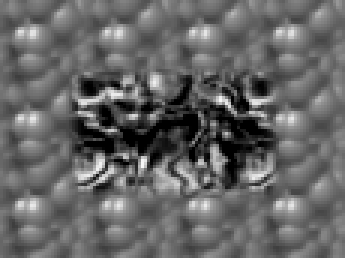
%> input picture ps6_matlab_Kerstetter_Jacob/input/TestSeq/Shift0.png, 115 x 86 px, shrunk from 320 x 240 before the run (shown 3 times larger)
$ octave ps6.m   (GNU Octave 9; MATLAB toolbox functions it lacks are replaced by stand-ins)
%> lines starting %> are read from the running program, lines starting %| are printed output that depends on the picture
### ps6_matlab_Kerstetter_Jacob/lk.m
function [u, v] = lk(img1, img2, windowSize)

[rows, cols] = size(img1);
offset = floor(windowSize / 2);

% create templates for u and v
u = zeros(rows, cols);
v = zeros(rows, cols);

% calculate gradients
Ix = imfilter(img1, [-1, 1]);
Iy = imfilter(img1, [-1; 1]);
Ix_sq = Ix .^ 2;
Iy_sq = Iy .^ 2;
IxIy = Ix .* Iy;

It = img2 - img1;
IxIt = Ix .* It;
IyIt = Iy .* It;

% loop over all pixels
for i = 1+offset:rows-offset
    for j = 1+offset:cols-offset
        % create M and v matrices for given window size
        M = [sum(sum(Ix_sq(i-offset:i+offset, j-offset:j+offset))), sum(sum(IxIy(i-offset:i+offset, j-offset:j+offset)));
             sum(sum(IxIy(i-offset:i+offset, j-offset:j+offset))), sum(sum(Iy_sq(i-offset:i+offset, j-offset:j+offset)))];
        v_vec = [-sum(sum(IxIt(i-offset:i+offset, j-offset:j+offset))); -sum(sum(IyIt(i-offset:i+offset, j-offset:j+offset)))];

        % assign values of d to u and v matrices
        d = pinv(M) * v_vec;
        u(i, j) = d(1);
        v(i, j) = d(2);
    end
end

end

### ps6_matlab_Kerstetter_Jacob/ps6.m
% Jacob Kerstetter
% 4406239
% ECE1390 PS6

clear
clc

%% 1-a: Load the two motion sets and run LK on them
% load in images
shift0 = im2double(imread(fullfile('input', 'TestSeq', 'Shift0.png')));
%> shift0: size 86x115 double; min 0, max 0.965, mean 0.399
shiftR2 = im2double(imread(fullfile('input', 'TestSeq', 'ShiftR2.png')));
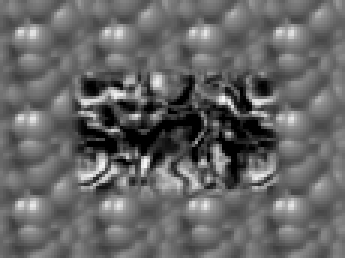
%> input picture ps6_matlab_Kerstetter_Jacob/input/TestSeq/ShiftR2.png, 115 x 86 px, shrunk from 320 x 240 before the run (shown 3 times larger)
%> shiftR2: size 86x115 double; min 0, max 0.973, mean 0.399
shiftR5U5 = im2double(imread(fullfile('input', 'TestSeq', 'ShiftR5U5.png')));
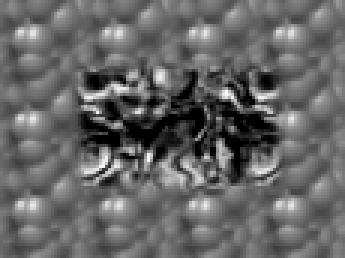
%> input picture ps6_matlab_Kerstetter_Jacob/input/TestSeq/ShiftR5U5.png, 115 x 86 px, shrunk from 320 x 240 before the run (shown 3 times larger)
%> shiftR5U5: size 86x115 double; min 0, max 0.976, mean 0.4

% plot and save both sets
[u1, v1] = lk(imgaussfilt(shift0, 3), imgaussfilt(shiftR2, 3), 9);
%> after the loop in lk, `for i = 1+offset:rows-offset`:
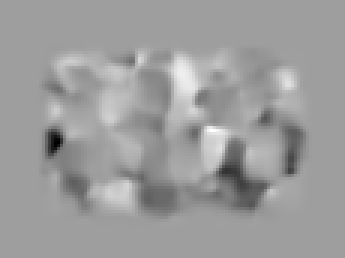
%> v: size 86x115 double (shown 3 times larger); min -0.826, max 0.504, mean -0.00756; drawn with min black and max white
imagesc([u1, v1])
colormap jet
colorbar
saveas(gcf, fullfile('output', 'ps6-1-a-1.png'))

[u2, v2] = lk(imgaussfilt(shift0, 3), imgaussfilt(shiftR5U5, 3), 9);
%> call 2 of lk, with windowSize = 9
%> after the loop in lk (call 2), `for i = 1+offset:rows-offset`:
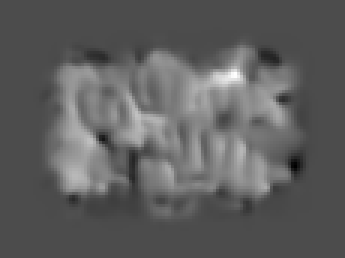
%> u: size 86x115 double (shown 3 times larger); min -1.69, max 3.97, mean 0.412; drawn with min black and max white
%> after the loop in lk (call 2), `for i = 1+offset:rows-offset`:
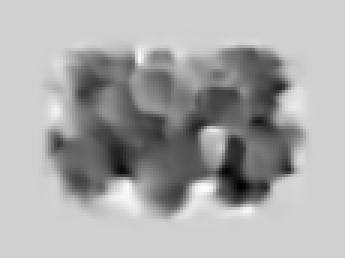
%> v: size 86x115 double (shown 3 times larger); min -3.11, max 0.701, mean -0.559; drawn with min black and max white
imagesc([u2, v2])
colormap jet
colorbar
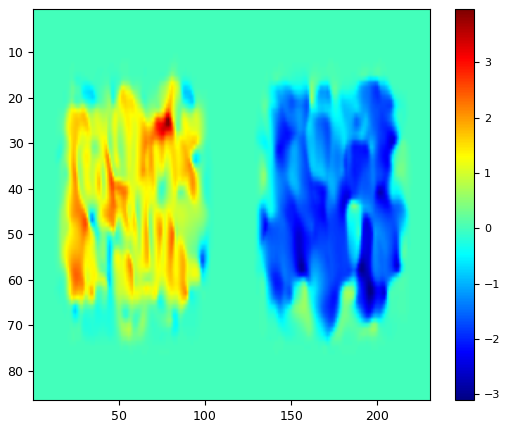
%> figure redrawn from the program's plot data
saveas(gcf, fullfile('output', 'ps6-1-a-2.png'))

%% 1-b: Attempt to use LK on large shifts (10, 20, 40)
% load in new images
shiftR10 = im2double(imread(fullfile('input', 'TestSeq', 'ShiftR10.png')));
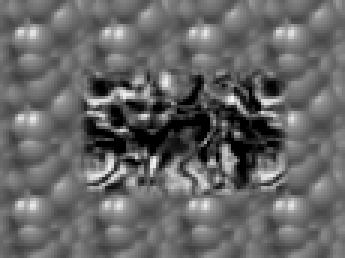
%> input picture ps6_matlab_Kerstetter_Jacob/input/TestSeq/ShiftR10.png, 115 x 86 px, shrunk from 320 x 240 before the run (shown 3 times larger)
%> shiftR10: size 86x115 double; min 0, max 0.973, mean 0.4
%> (the run ends here)
